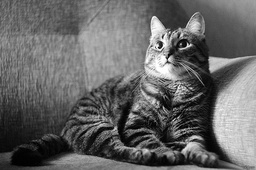
#> input picture Truncated block coding/images/cat.jpg, 256 x 170 px, shrunk from 1000 x 666 before the run
$ python truncated_block_coding.py
#> lines starting #> are read from the running program, lines starting #| are printed output that depends on the picture; after the words box and inside, x2 and y2 are one past the last pixel; in counts of white or black regions, pixels touching at a corner belong together
import numpy as np
import matplotlib.pyplot as plt
from PIL import Image
import math
import os

def build_histogram(image):
    """Построение гистограммы яркости изображения"""
    height, width = image.shape
    histogram = np.zeros(256, dtype=int)

    for i in range(height):
        for j in range(width):
            pixel_value = int(image[i, j])
            histogram[pixel_value] += 1

    plt.figure(figsize=(10, 6))
    plt.bar(range(256), histogram, color='gray')
    plt.title('Гистограмма яркости')
    plt.xlabel('Уровень яркости')
    plt.ylabel('Количество пикселей')
    plt.grid(axis='y', alpha=0.3)
    plt.show()

    return histogram

def calculate_moments(image, histogram):
    """Вычисление начальных и центральных моментов изображения"""
    height, width = image.shape
    total_pixels = height * width

    m1 = np.sum([h * histogram[h] for h in range(256)]) / total_pixels
    m2 = np.sum([h**2 * histogram[h] for h in range(256)]) / total_pixels
    m3 = np.sum([h**3 * histogram[h] for h in range(256)]) / total_pixels
    m4 = np.sum([h**4 * histogram[h] for h in range(256)]) / total_pixels

    u2 = m2 - m1**2
    u3 = m3 - 3*m1*m2 + 2*m1**3
    u4 = m4 - 4*m1*m3 + 6*m1**2*m2 - 3*m1**4

    sigma = np.sqrt(u2) if u2 > 0 else 0
    g1 = u3 / (sigma**3) if sigma != 0 else 0
    g2 = u4 / (sigma**4) - 3 if sigma != 0 else 0

    moments = {
        'm1': m1, 'm2': m2, 'm3': m3, 'm4': m4,
        'u1': 0, 'u2': u2, 'u3': u3, 'u4': u4,
        'sigma': sigma,
        'g1': g1, 'g2': g2
    }

    print("Начальные моменты:")
    print(f"m1 (среднее значение): {m1:.2f}")
    print(f"m2: {m2:.2f}")
    print(f"m3: {m3:.2f}")
    print(f"m4: {m4:.2f}")

    print("\nЦентральные моменты:")
    print(f"u2 (дисперсия): {u2:.2f}")
    print(f"u3: {u3:.2f}")
    print(f"u4: {u4:.2f}")

    print("\nДополнительные характеристики:")
    print(f"Стандартное отклонение: {sigma:.2f}")
    print(f"Коэффициент асимметрии: {g1:.2f}")
    print(f"Коэффициент эксцесса: {g2:.2f}")

    return moments

def calculate_entropy_and_redundancy(histogram):
    """Вычисление энтропии и избыточности изображения"""
    total_pixels = np.sum(histogram)
    h_max = 255
    h_min = 0

    entropy = 0
    for h in range(256):
        if histogram[h] > 0:
            p = histogram[h] / total_pixels
            entropy -= p * math.log2(p)

    max_entropy = math.log2(h_max - h_min + 1)
    redundancy = 1 - (entropy / max_entropy) if max_entropy != 0 else 0

    print(f"Энтропия: {entropy:.4f} бит/пиксель")
    print(f"Максимальная энтропия: {max_entropy:.4f} бит/пиксель")
    print(f"Избыточность: {redundancy:.4f} ({redundancy*100:.2f}%)")

    return entropy, redundancy

def toroidal_padding(image, pad_size):
    """Добавление торOIDальной паддинга к изображению"""
    height, width = image.shape

    padded_image = np.zeros((height + 2*pad_size, width + 2*pad_size), dtype=image.dtype)
    padded_image[pad_size:pad_size+height, pad_size:pad_size+width] = image

    for i in range(height):
        padded_image[pad_size+i, :pad_size] = image[i, width-pad_size:]
        padded_image[pad_size+i, width+pad_size:] = image[i, :pad_size]

    for j in range(width):
        padded_image[:pad_size, pad_size+j] = image[height-pad_size:, j]
        padded_image[height+pad_size:, pad_size+j] = image[:pad_size, j]

    padded_image[:pad_size, :pad_size] = image[height-pad_size:, width-pad_size:]
    padded_image[:pad_size, width+pad_size:] = image[height-pad_size:, :pad_size]
    padded_image[height+pad_size:, :pad_size] = image[:pad_size, width-pad_size:]
    padded_image[height+pad_size:, width+pad_size:] = image[:pad_size, :pad_size]

    return padded_image

def apply_filter(image, kernel, padding_type='toroidal'):
    """Применение фильтра к изображению с учетом граничных условий"""
    height, width = image.shape
    k_height, k_width = kernel.shape
    pad_size = k_height // 2

    if padding_type == 'toroidal':
        padded_image = toroidal_padding(image, pad_size)
    else:
        padded_image = np.pad(image, pad_size, mode='constant')

    filtered_image = np.zeros_like(image, dtype=float)

    for i in range(height):
        for j in range(width):
            window = padded_image[i:i+k_height, j:j+k_width]
            filtered_image[i, j] = np.sum(window * kernel)

    return filtered_image

def apply_affine_transform(image, A, t, output_shape=None):
    """
    Применяет аффинное преобразование с T-схемой (тороидальной) и билинейной интерполяцией.
    Обратное отображение + T-границы + интерполяция.
    """
    h, w = image.shape
    if output_shape is None:
        output_shape = (h, w)
    out_h, out_w = output_shape

    # Расширяем A и t до однородных координат
    M = np.eye(3)
    M[:2, :2] = A
    M[:2, 2] = t
    M_inv = np.linalg.inv(M)

    result = np.zeros((out_h, out_w), dtype=np.float32)

    for i in range(out_h):
        for j in range(out_w):
            # Обратное отображение: из выходного -> исходное
            src = M_inv @ np.array([j, i, 1.0])
            x, y = src[0], src[1]

            # T-схема: wrap по модулю
            x = x % w
            y = y % h

            # Билинейная интерполяция
            x0 = int(np.floor(x))
            y0 = int(np.floor(y))
            x1 = (x0 + 1) % w
            y1 = (y0 + 1) % h
            dx = x - x0
            dy = y - y0

            # Значения четырёх соседей
            I00 = image[y0, x0]
            I01 = image[y0, x1]
            I10 = image[y1, x0]
            I11 = image[y1, x1]

            # Билинейная интерполяция
            val = (
                I00 * (1 - dx) * (1 - dy) +
                I01 * dx * (1 - dy) +
                I10 * (1 - dx) * dy +
                I11 * dx * dy
            )
            result[i, j] = val

    return result

def apply_affine_transformations_demo(image):
    """
    Демонстрация трёх аффинных преобразований:
    1. Поворот на 30°
    2. Масштабирование 1.2x
    3. Горизонтальный сдвиг
    Все — с T-схемой.
    """
    h, w = image.shape
    cx, cy = w / 2, h / 2
    results = {}

    # 1. Поворот на 30°
    theta = np.radians(30)
    A_rot = np.array([[np.cos(theta), -np.sin(theta)],
                      [np.sin(theta),  np.cos(theta)]])
    # Компенсация смещения центра
    t_rot = np.array([cx, cy]) - A_rot @ np.array([cx, cy])
    rotated = apply_affine_transform(image, A_rot, t_rot)
    results['Поворот 30°'] = rotated

    # 2. Масштабирование 1.2x
    scale = 1.2
    A_scale = np.array([[scale, 0],
                        [0, scale]])
    t_scale = np.array([cx, cy]) - A_scale @ np.array([cx, cy])
    scaled = apply_affine_transform(image, A_scale, t_scale)
    results['Масштаб 1.2x'] = scaled

    # 3. Сдвиг (shear) по X
    k = 0.3
    A_shear = np.array([[1, k],
                        [0, 1]])
    t_shear = np.array([0, 0])  # без компенсации
    sheared = apply_affine_transform(image, A_shear, t_shear)
    results['Сдвиг (k=0.3)'] = sheared

    # Визуализация
    plt.figure(figsize=(15, 5))
    plt.subplot(1, 4, 1)
    plt.imshow(image, cmap='gray')
    plt.title('Исходное')
    plt.axis('off')

    for idx, (name, img) in enumerate(results.items(), 2):
        plt.subplot(1, 4, idx)
        plt.imshow(img, cmap='gray')
        plt.title(name)
        plt.axis('off')

        # Вывод min/max
        print(f"{name}: min={np.min(img):.2f}, max={np.max(img):.2f}")

    plt.tight_layout()
    plt.show()

    return results

def median_filter(image, window_size=3):
    """Медианный фильтр с торOIDальной обработкой"""
    height, width = image.shape
    padded = toroidal_padding(image, window_size//2)
    result = np.zeros_like(image)

    for i in range(height):
        for j in range(width):
            window = padded[i:i+window_size, j:j+window_size]
            result[i, j] = np.median(window)

    return result

def sobel_filter(image):
    """Фильтр Собела с модулем"""
    height, width = image.shape
    padded = toroidal_padding(image, 1)
    result = np.zeros_like(image, dtype=float)

    for i in range(height):
        for j in range(width):
            X = (padded[i, j+2] + 2*padded[i+1, j+2] + padded[i+2, j+2]) - \
                (padded[i, j] + 2*padded[i+1, j] + padded[i+2, j])

            Y = (padded[i, j] + 2*padded[i, j+1] + padded[i, j+2]) - \
                (padded[i+2, j] + 2*padded[i+2, j+1] + padded[i+2, j+2])

            result[i, j] = abs(X) + abs(Y)

    return result

def apply_all_filters(image):
    """Применение всех указанных фильтров к изображению"""
    filters = {
        'Сглаживающий': (1/10) * np.array([[1, 1, 1],
                                           [1, 2, 1],
                                           [1, 1, 1]]),

        'Подчеркивание линий': (1/16) * np.array([[2, 1, 2],
                                                 [1, 4, 1],
                                                 [2, 1, 2]]),

        'ВЧ': np.array([[1, -2, 1],
                        [-2, 5, -2],
                        [1, -2, 1]]),

        'Градиент ЮВ': np.array([[-1, -1, 1],
                                 [-1, -2, 1],
                                 [1, 1, 1]]),

        'Лаплас': np.array([[1, -2, 1],
                            [-2, 4, -2],
                            [1, -2, 1]]),
    }

    results = {}

    for name, kernel in filters.items():
        filtered = apply_filter(image, kernel)
        results[name] = filtered

    results['Медианный'] = median_filter(image)
    results['Собел'] = sobel_filter(image)

    plt.figure(figsize=(15, 10))
    plt.subplot(3, 3, 1)
    plt.imshow(image, cmap='gray')
    plt.title('Исходное изображение')
    plt.axis('off')

    for idx, (name, filtered) in enumerate(results.items(), 2):
        plt.subplot(3, 3, idx)
        if name in ['ВЧ', 'Лаплас', 'Градиент ЮВ', 'Собел']:
            # Для фильтров с отрицательными значениями — показываем модуль
            plt.imshow(np.abs(filtered), cmap='gray')
        else:
            # Для остальных — обрезаем в [0, 255]
            plt.imshow(np.clip(filtered, 0, 255), cmap='gray')

        print(f"{name}: min={np.min(filtered):.2f}, max={np.max(filtered):.2f}")
        plt.title(name)
        plt.axis('off')
    plt.tight_layout()
    plt.show()

    return results

def btc_encoding(image, block_size=4):
    """Усеченное блочное кодирование изображения"""
    height, width = image.shape
    encoded_image = np.zeros_like(image, dtype=float)
    blocks_info = []

    for i in range(0, height, block_size):
        for j in range(0, width, block_size):
            block = image[i:i+block_size, j:j+block_size]
            block_height, block_width = block.shape

            if block_height != block_size or block_width != block_size:
                continue

            C = np.mean(block)
            E = np.mean(block**2)
            sigma2 = E - C**2
            sigma = np.sqrt(sigma2) if sigma2 > 0 else 0

            d = C
            q = np.sum(block >= d)
            p = block_size * block_size

            if q == 0 or q == p:
                a = C
                b = C
            else:
                a = C - sigma * np.sqrt(q / (p - q))
                b = C + sigma * np.sqrt((p - q) / q)

            quantized_block = np.where(block < d, a, b)
            encoded_image[i:i+block_size, j:j+block_size] = quantized_block

            blocks_info.append({
                'position': (i, j),
                'C': C,
                'sigma': sigma,
                'd': d,
                'q': q,
                'a': a,
                'b': b
            })

    mse = np.mean((image - encoded_image)**2)
    psnr = 10 * np.log10(255**2 / mse) if mse > 0 else float('inf')

    print(f"Среднеквадратичная ошибка (MSE): {mse:.2f}")
    print(f"Пиковое отношение сигнал/шум (PSNR): {psnr:.2f} дБ")

    return encoded_image, blocks_info, mse, psnr


def get_image_path():
    """Запрос относительного пути к изображению с проверкой"""
    while True:
        image_path = input("Введите относительный путь к изображению (например, 'images/wolf.png'): ").strip()
        if not image_path:
            print("Путь не может быть пустым.")
            continue
        try:
            # Проверяем существование файла
            if not os.path.exists(image_path):
                print(f"Файл '{image_path}' не найден. Попробуйте снова.")
                continue
            return image_path
        except Exception as e:
            print(f"Ошибка при проверке файла: {e}. Попробуйте снова.")

# Основной код выполнения задания
def main():
    image_path = get_image_path()
#> the loop in get_image_path, `while True:` made 1 pass; the answer given on pass 1: images/cat.jpg
    image = Image.open(image_path).convert('L')
#> image is the input picture: PIL image 256x170 L; min 0, max 255, mean 101.6
    image_array = np.array(image, dtype=np.float32)

    print("1. Построение гистограммы яркости")
    histogram = build_histogram(image_array)
#> after the loop in build_histogram, `for i in range(height):`: histogram = 256 values, max 334 at index 129, min 5 at index 249, mean 170
#> in build_histogram, `plt.show()`:
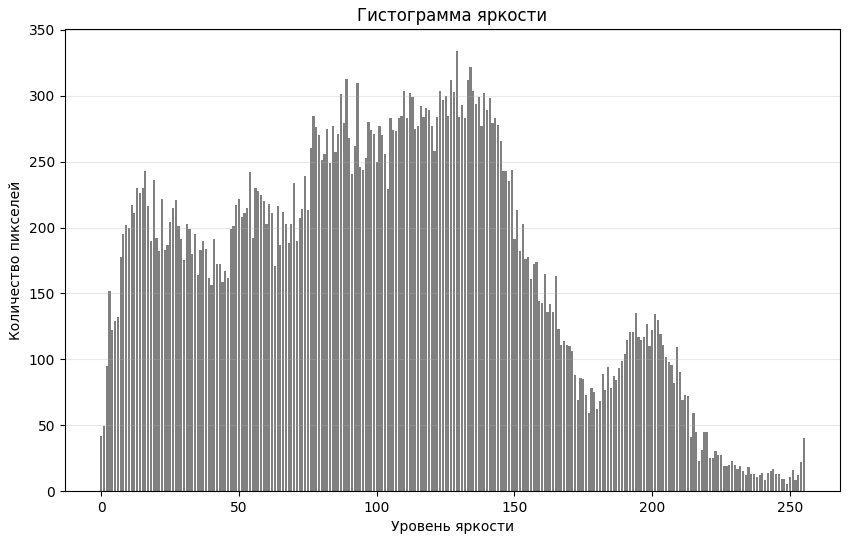
#> figure drawn by matplotlib, 1 panel; tallest bar 334 high, from x = 128.6 to 129.4

    print("\n2. Вычисление начальных и центральных моментов")
    moments = calculate_moments(image_array, histogram)
#> in calculate_moments, `m1 = np.sum([h * histogram[h] for h in range(256)]) / total_pixels`: m1 = 101.6
#> in calculate_moments, `m2 = np.sum([h**2 * histogram[h] for h in range(256)]) / total_pixels`: m2 = 13439.9
#> in calculate_moments, `m3 = np.sum([h**3 * histogram[h] for h in range(256)]) / total_pixels`: m3 = 2031486
#> in calculate_moments, `m4 = np.sum([h**4 * histogram[h] for h in range(256)]) / total_pixels`: m4 = 335851400.5
#> in calculate_moments, `u2 = m2 - m1**2`: u2 = 3119.5
#> in calculate_moments, `u3 = m3 - 3*m1*m2 + 2*m1**3`: u3 = 32328.3
#> in calculate_moments, `u4 = m4 - 4*m1*m3 + 6*m1**2*m2 - 3*m1**4`: u4 = 23038875.1
#> in calculate_moments, `sigma = np.sqrt(u2) if u2 > 0 else 0`: sigma = 55.85
#> in calculate_moments, `g1 = u3 / (sigma**3) if sigma != 0 else 0`: g1 = 0.186
#> in calculate_moments, `g2 = u4 / (sigma**4) - 3 if sigma != 0 else 0`: g2 = -0.632
#| m1 (среднее значение): 101.59
#| m2: 13439.86
#| m3: 2031485.95
#| m4: 335851400.46
#| u2 (дисперсия): 3119.49
#| u3: 32328.25
#| u4: 23038875.14
#| Стандартное отклонение: 55.85
#| Коэффициент асимметрии: 0.19
#| Коэффициент эксцесса: -0.63
#> moments = 11 items

    print("\n3. Вычисление энтропии и избыточности")
    entropy, redundancy = calculate_entropy_and_redundancy(histogram)
#> in calculate_entropy_and_redundancy, `total_pixels = np.sum(histogram)`: total_pixels = 43520
#> the loop in calculate_entropy_and_redundancy, `for h in range(256):` made 256 passes
#> (p, entropy) on passes 1 to 12: (0.000965, 0.00967), (0.00113, 0.0207), (0.00218, 0.04), (0.00349, 0.0685), (0.0028, 0.0923), (0.00296, 0.117), (0.00303, 0.143), (0.00409, 0.175), (0.00448, 0.21), (0.00464, 0.246), (0.0046, 0.282), (0.00499, 0.32)
#> p on pass 100: 0.00623
#> after the loop in calculate_entropy_and_redundancy, `for h in range(256):`: entropy = 7.73
#> in calculate_entropy_and_redundancy, `redundancy = 1 - (entropy / max_entropy) if max_entropy != 0 else 0`: redundancy = 0.0339
#| Энтропия: 7.7284 бит/пиксель
#| Избыточность: 0.0339 (3.39%)
#> entropy = 7.73; redundancy = 0.0339

    print("\n4. Усеченное блочное кодирование")
    encoded_image, blocks_info, mse, psnr = btc_encoding(image_array)
#> after the loop in btc_encoding, `for i in range(0, height, block_size):`:
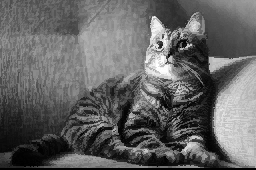
#> encoded_image: shape (170, 256) float64; min 0, max 256.1, mean 100.2; drawn with min black and max white
#> after the loop in btc_encoding, `for i in range(0, height, block_size):`: blocks_info = 2688 items
#> in btc_encoding, `mse = np.mean((image - encoded_image)**2)`: mse = 282.9
#> in btc_encoding, `psnr = 10 * np.log10(255**2 / mse) if mse > 0 else float('inf')`: psnr = 23.61
#| Среднеквадратичная ошибка (MSE): 282.94
#| Пиковое отношение сигнал/шум (PSNR): 23.61 дБ
#> blocks_info = 2688 items; mse = 282.9; psnr = 23.61

    plt.figure(figsize=(12, 6))
    plt.subplot(1, 2, 1)
    plt.imshow(image_array, cmap='gray')
    plt.title('Исходное изображение')
    plt.axis('off')
    plt.subplot(1, 2, 2)
    plt.imshow(encoded_image, cmap='gray')
    plt.title(f'Закодированное\nMSE: {mse:.2f}, PSNR: {psnr:.2f} дБ')
    plt.axis('off')
    plt.tight_layout()
    plt.show()

    # === НАСТОЯЩИЙ ПУНКТ 5 ПО ЗАДАНИЮ ===
    print("\n5. Геометрические преобразования (аффинные)")
    affine_results = apply_affine_transformations_demo(image_array)
#> after the loop in apply_affine_transform (call 3), `for i in range(out_h):`:
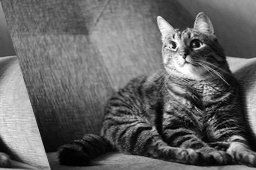
#> result: shape (170, 256) float32; min 0, max 255, mean 101.6
#> the loop in apply_affine_transformations_demo, `for idx, (name, img) in enumerate(results.items(), 2):` made 3 passes
#> name on passes 1 to 3: 'Поворот 30°', 'Масштаб 1.2x', 'Сдвиг (k=0.3)'
#| Поворот 30°: min=0.11, max=255.00
#| Масштаб 1.2x: min=1.33, max=255.00
#| Сдвиг (k=0.3): min=0.00, max=255.00
#> affine_results = 3 items

    # Опционально: фильтрация как пункт 6
    print("\n6. Локальная фильтрация")
    filtered_results = apply_all_filters(image_array)
#> the loop in apply_all_filters, `for name, kernel in filters.items():` made 5 passes
#> (name, kernel) on passes 1, 3, 4, 5: ('Сглаживающий', [[0.1, 0.1, 0.1], [0.1, 0.2, 0.1], [0.1, 0.1, 0.1]]), ('ВЧ', [[1, -2, 1], [-2, 5, -2], [1, -2, 1]]), ('Градиент ЮВ', [[-1, -1, 1], [-1, -2, 1], [1, 1, 1]]), ('Лаплас', [[1, -2, 1], [-2, 4, -2], [1, -2, 1]])
#> name on pass 2: 'Подчеркивание линий'
#> after the loop in apply_all_filters, `for name, kernel in filters.items():`: results = 5 items
#> after the loop in toroidal_padding (call 6), `for i in range(height):`:
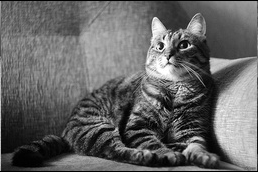
#> padded_image: shape (172, 258) float32; min 0, max 255, mean 100.5
#> after the loop in toroidal_padding (call 6), `for j in range(width):`:
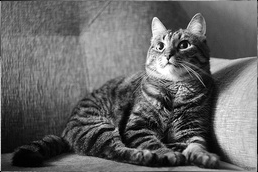
#> padded_image: shape (172, 258) float32; 1.15% of pixels changed, all inside (x1, y1, x2, y2) = (1, 0, 257, 172)
#> in toroidal_padding (call 6), `padded_image[:pad_size, :pad_size] = image[height-pad_size:, width-pad..`: padded_image: shape (172, 258) float32; under 0.01% of pixels changed, all inside (x1, y1, x2, y2) = (0, 0, 1, 1)
#> in toroidal_padding (call 6), `padded_image[:pad_size, width+pad_size:] = image[height-pad_size:, :pa..`: padded_image: shape (172, 258) float32; min 0, max 255, mean 101.8
#> in toroidal_padding (call 6), `padded_image[height+pad_size:, :pad_size] = image[:pad_size, width-pad..`: padded_image: shape (172, 258) float32; min 0, max 255, mean 101.8
#> in median_filter, `result = np.zeros_like(image)`: result: shape (170, 256) float32; every value is 0
#> after the loop in sobel_filter, `for i in range(height):`:
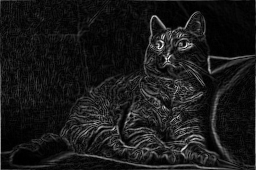
#> result: shape (170, 256) float64; min 0, max 1236, mean 122.7; drawn with min black and max white
#> the loop in apply_all_filters, `for idx, (name, filtered) in enumerate(results.items(), 2):` made 7 passes
#| Сглаживающий: min=1.30, max=254.30
#| Подчеркивание линий: min=1.31, max=254.38
#| ВЧ: min=-481.00, max=802.00
#| Градиент ЮВ: min=-625.00, max=715.00
#| Лаплас: min=-531.00, max=600.00
#| Медианный: min=1.00, max=255.00
#| Собел: min=0.00, max=1236.00
#> in apply_all_filters, `plt.show()`:
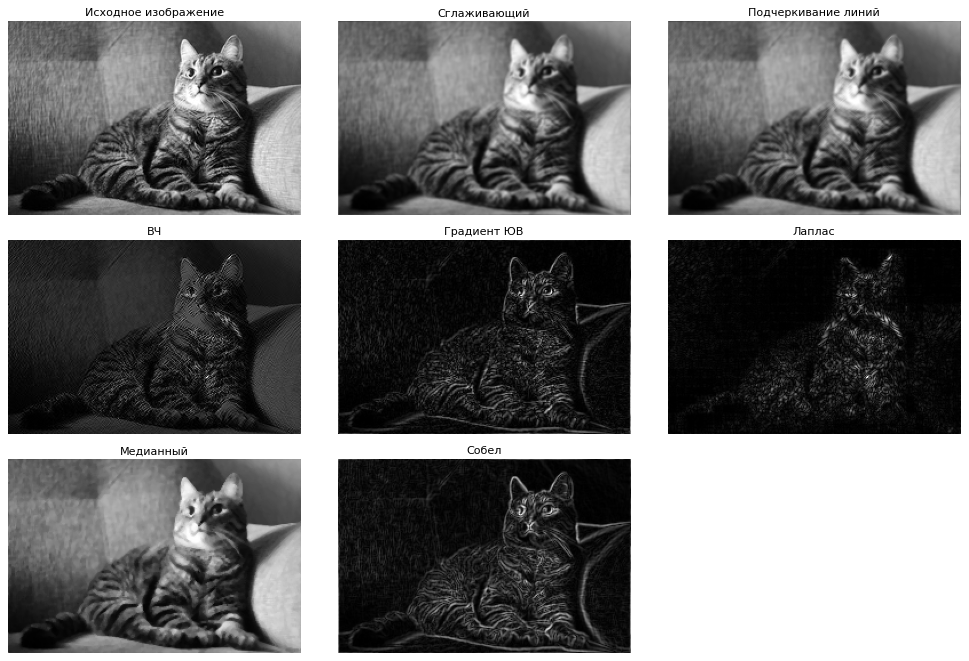
#> figure drawn by matplotlib, 8 panels
#> filtered_results = 7 items

if __name__ == "__main__":
    main()
